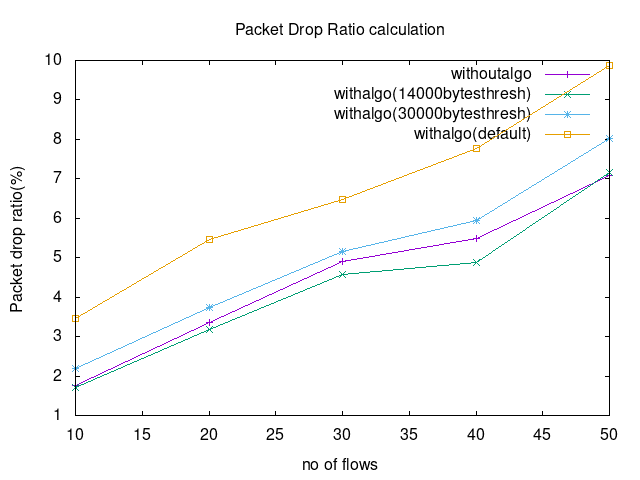

The gnuplot source for this figure:
set terminal png
set output "drop.png"
set title "Packet Drop Ratio calculation"
set xlabel "no of flows"
set ylabel "Packet drop ratio(%)"
plot "packetloss.txt" using 1:2 with linespoints title "withoutalgo", "packetloss.txt" using 1:3 with linespoints title "withalgo(14000bytesthresh)", "packetloss.txt" using 1:4 with linespoints title "withalgo(30000bytesthresh)", "packetloss.txt" using 1:5 with linespoints title "withalgo(default)"